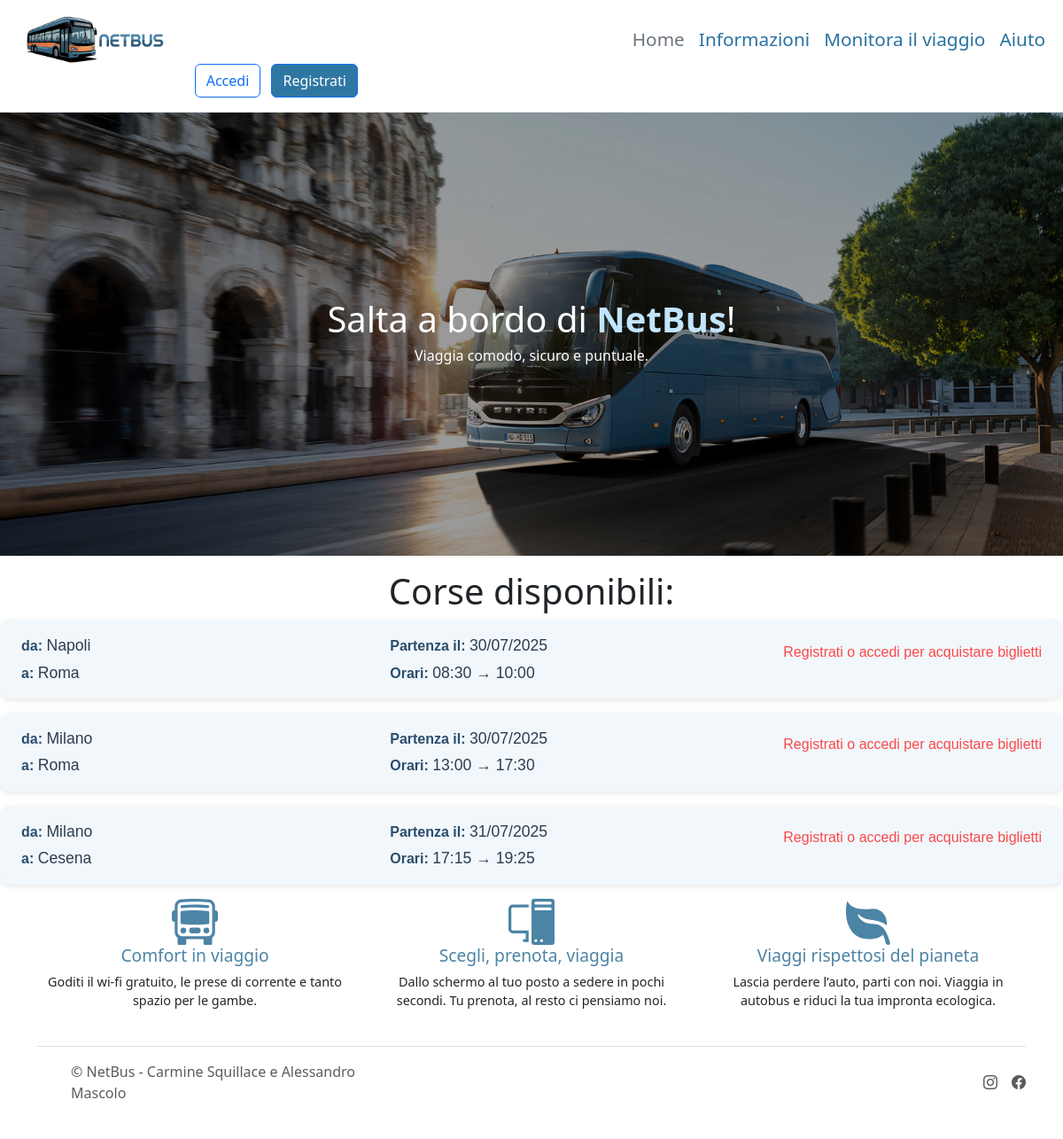
The page / on the database its author committed.
### tables this page shows
CREATE TABLE `corse` (
  `ID` int(11) NOT NULL,
  `Costo` decimal(10,2) NOT NULL,
  `Data` date NOT NULL,
  `OrarioPartenza` time NOT NULL,
  `OrarioArrivo` time NOT NULL,
  `Autobus` int(11) NOT NULL,
  `Tratta` int(11) NOT NULL
);

CREATE TABLE `citta` (
  `ID` int(11) NOT NULL,
  `Nome` varchar(30) NOT NULL
);

### htdocs/control/GestioneVenditeBigliettiNetbus.php (called while the page is built, shortened)
<?php
require_once __DIR__ . '/../database/CorsaDAO.php';
require_once __DIR__ . '/../database/TrattaDAO.php';
require_once __DIR__ . '/../database/CittaDAO.php';
require_once __DIR__ . '/../entity/EntityCorsa.php';
require_once __DIR__ . '/../entity/EntityCitta.php';
class GestioneVenditeBigliettiNetbus
{
    private static ?GestioneVenditeBigliettiNetbus $instance = null;
    public static function getInstance(): GestioneVenditeBigliettiNetbus
    {
        if (self::$instance === null) {
            self::$instance = new GestioneVenditeBigliettiNetbus();
        }
        return self::$instance;
    }
    public static function getLoggedCliente(): ?EntityCliente
    {
        if (empty($_SESSION['cliente']))
            return null;
        return ClienteDAO::readByUsername($_SESSION['cliente']);
    }
    public static function listCorse(): array
    {
        return CorsaDAO::findUpcoming();
    }
    public static function getCities(int $id): array
    {
        $tratta = TrattaDAO::read($id);
        $list[] = CittaDAO::read($tratta->getIdPartenza());
        $list[] = CittaDAO::read($tratta->getIdDestinazione());
        return $list;
    }
}

### htdocs/database/CorsaDAO.php (called while the page is built, shortened)
<?php
require_once __DIR__ . '/../entity/EntityCorsa.php';
class CorsaDAO {
    public static function findUpcoming(): array {
        try{
            $db = DBManager::getInstance()->getConnection();
            $stmt = $db->query(
                'SELECT * FROM corse WHERE Data >= CURDATE()'
            );
            $list = [];
            while ($row = $stmt->fetch()) {
                $list[] = new EntityCorsa(
                    (int)$row['ID'],
                    (int)$row['Tratta'],
                    new DateTime($row['Data']),
                    new DateTime($row['OrarioPartenza']),
                    new DateTime($row['OrarioArrivo']),
                    (float)$row['Costo'],
                    (int)$row['Autobus']
                );
            }
            return $list;
        }catch(Exception $e){
            throw new Exception('Errore durante la lettura delle corse.');
        }
    }
}
?>

### htdocs/entity/EntityCorsa.php (called while the page is built, shortened)
<?php
class EntityCorsa {
    private int $idTratta;
    private DateTime $data;
    private DateTime $orarioPartenza;
    private DateTime $orarioArrivo;
    public function __construct(int $idCorsa, int $idTratta, DateTime $data, DateTime $orarioPartenza, DateTime $orarioArrivo, float $costo, int $idAutobus) {
        $this->idTratta = $idTratta;
        $this->data = $data;
        $this->orarioPartenza = $orarioPartenza;
        $this->orarioArrivo = $orarioArrivo;
    }
    public function getIdTratta(): int {
        return $this->idTratta;
    }
    public function getData(): DateTime {
        return $this->data;
    }
    public function getOrarioPartenza(): DateTime {
        return $this->orarioPartenza;
    }
    public function getOrarioArrivo(): DateTime {
        return $this->orarioArrivo;
    }
}
?>

### htdocs/database/TrattaDAO.php (called while the page is built, shortened)
<?php
class TrattaDAO {
    public static function read(int $id): ?EntityTratta {
        try{
            $db = DBManager::getInstance()->getConnection();
            $stmt = $db->prepare('SELECT * FROM tratte WHERE ID = :id');
            $stmt->execute(['id' => $id]);
            $row = $stmt->fetch();
            $tratta = new EntityTratta(
                $row['ID'],
                $row['Partenza'],
                $row['Destinazione']
            );
            return $tratta;
        }catch(Exception $e){
            throw new Exception('Errore durante la lettura della tratta.');
        }
    }
}
?>

### htdocs/database/CittaDAO.php (called while the page is built, shortened)
<?php
require_once __DIR__ . '/../entity/EntityCitta.php';
class CittaDAO {
    public static function read(int $id): ?EntityCitta {
        try{
            $db = DBManager::getInstance()->getConnection();
            $stmt = $db->prepare(
                'SELECT * FROM citta WHERE ID = :id'
            );
            $stmt->execute(['id' => $id]);
            $row = $stmt->fetch();
            $citta = new EntityCitta(
                $row['ID'],
                $row['Nome']
            );
            return $citta;
        }catch(Exception $e){
            throw new Exception('Errore durante la lettura della città.');
        }
    }
}
?>

### htdocs/entity/EntityCitta.php (called while the page is built, shortened)
<?php
class EntityCitta {
    private String $nome;
    public function __construct(int $idCitta, String $nome) {
        $this->nome = $nome;
    }
    public function getNome(): String {
        return $this->nome;
    }
}
?>

### htdocs/index.php (the view, shortened to what this page needs)
<!DOCTYPE html>
<html lang="it">
<head>
    <link rel="stylesheet" href="style/style.css" type="text/css">
    <link rel="stylesheet" href="style/bootstrap.css" type="text/css">
    <link rel="stylesheet" href="https://cdn.jsdelivr.net/npm/bootstrap-icons@1.13.1/font/bootstrap-icons.min.css">
</head>
<body>
    <?php
    include 'site/header.php';
    ?>
    <div class="hero">
        <div class="hero-content">
            <h1>Salta a bordo di <strong style="color:#c1e5fc">NetBus</strong>!</h1>
            <h6>Viaggia comodo, sicuro e puntuale.</h6>
        </div>
    </div>
    <div class="banner-corse">
        <h1>Corse disponibili:</h1>
    </div>
    <?php
    require_once __DIR__ . '../control/GestioneVenditeBigliettiNetbus.php';
    $ctrl = GestioneVenditeBigliettiNetbus::getInstance();
    foreach ($ctrl->listCorse() as $corsa) {
    ?>
        <div class="corsa">
            <div class="info-citta">
                <div class="partenza">
                    <span class="etichetta">da:</span>
                    <span class="valore"><?php echo htmlspecialchars($ctrl->getCities($corsa->getIdTratta())[0]->getNome()); ?></span>
                </div>
                <div class="destinazione">
                    <span class="etichetta">a:</span>
                    <span class="valore"><?php echo htmlspecialchars($ctrl->getCities($corsa->getIdTratta())[1]->getNome()); ?></span>
                </div>
            </div>
            <div class="info-tempo">
                <div class="data">
                    <span class="etichetta">Partenza il:</span>
                    <span class="valore"><?php echo $corsa->getData()->format('d/m/Y'); ?></span>
                </div>
                <div class="orari">
                    <span class="etichetta">Orari:</span>
                    <span class="valore"> <?php echo $corsa->getOrarioPartenza()->format('H:i'); ?> → <?php echo $corsa->getOrarioArrivo()->format('H:i'); ?></span>
                </div>
            </div>
            <div class="info-button">
                <?php
                if (!$ctrl->getLoggedCliente()) {
                ?>
                    <p style="color: red;opacity: 0.7;">Registrati o accedi per acquistare biglietti</p>
                <?php
                }
                ?>
            </div>
        </div>
    <?php
    }
    ?>
    <div class="container">
        <div class="row">
            <div class="feature col">
                <h4 class="feature-title">Comfort in viaggio</h2>
                    <p class="feature-descr">Goditi il wi-fi gratuito, le prese di corrente e tanto spazio per le gambe.</p>
            </div>
            <div class="feature col">
                <h4 class="feature-title">Scegli, prenota, viaggia</h2>
                    <p class="feature-descr">Dallo schermo al tuo posto a sedere in pochi secondi. Tu prenota, al resto ci pensiamo
                        noi.</p>
            </div>
            <div class="feature col">
                <h4 class="feature-title">Viaggi rispettosi del pianeta</h2>
                    <p class="feature-descr">Lascia perdere l’auto, parti con noi. Viaggia in autobus e riduci la tua impronta
                        ecologica.</p>
            </div>
        </div>
    </div>
</body>
</html>

### htdocs/site/header.php
<header class="container-fluid d-flex flex-wrap align-items-center justify-content-center justify-content-md-between py-3 border-bottom">
    <div class="col-4">
        <a href="http://localhost/"><img src="img/logo.png" alt="Logo NetBus" class="menu-logo"></a>
    </div>
    <div class="col-4 col-md-auto mb-2 justify-content-center mb-md-0">
        <ul class="nav">
            <li><a href="http://localhost/" class="nav-link px-2 link-secondary">Home</a></li>
            <li><a href="" class="nav-link px-2">Informazioni</a></li>
            <li><a href="" class="nav-link px-2">Monitora il viaggio</a></li>
            <li><a href="" class="nav-link px-2">Aiuto</a></li>
        </ul>
    </div>
    <div class="col-4 text-end">
        <?php
            require_once __DIR__ . '../../control/GestioneVenditeBigliettiNetbus.php';
            $ctrl = GestioneVenditeBigliettiNetbus::getInstance();
            if(!$ctrl->getLoggedCliente()){
                ?>
                    <a href="/login.php"><button type="button" class="btn btn-outline-primary me-2">Accedi</button></a>
                    <a href="/register.php"><button type="button" class="btn btn-primary">Registrati</button></a>
                <?php
            }else{
                ?>
                    <a href="/biglietti.php"><p style="display:inline; margin-right:1rem">I miei biglietti</p></a>
                    <a href="/logout.php"><button type="button" class="btn btn-primary">Esci</button></a>
                <?php
            }
        ?>
    </div>
</header>

### htdocs/style/style.css (style rules this page uses)
:root { --clr-primary: #4c84a6; --clr-primary-dark: #2772a0; --clr-primary-darker: #154c84; --clr-secondary: #2f77a3; --clr-text-dark: #2C3E50; --clr-text-light: #ffffff; --clr-bg-light: #f2f7fb; --clr-shadow: rgba(0, 0, 0, 0.1); --radius-md: 12px; --radius-lg: 16px; }
.menu-logo { width: 12rem; }
header .nav-link { font-size: 1.3rem; color: var(--clr-primary-dark); transition: color 0.15s ease; }
header .btn-primary { background-color: var(--clr-primary); color: var(--clr-text-light); }
header .btn-primary { background-color: #2f77a3; }
.feature { text-align: center; }
.feature-title { font-size: 1.2rem; color: var(--clr-primary); }
.feature-descr { font-size: 0.9rem; text-align: center; }
.hero { position: relative; display: flex; justify-content: center; align-items: center; width: 100%; height: 500px; margin-bottom: 1rem; background-image: url('../img/hero-bus-2.jpg'); background-size: cover; background-position: center; background-repeat: no-repeat; overflow: hidden; }
.hero::before { content: ""; position: absolute; inset: 0; background-color: rgba(0, 0, 0, 0.4); z-index: 0; }
.hero-content { position: relative; z-index: 1; color: white; text-align: center; }
.banner-corse { display: flex; justify-content: center; align-items: center; }
.corsa { display: flex; flex-wrap: wrap; justify-content: space-between; align-items: center; background-color: #f2f7fb; padding: 1rem 1.5rem; border-radius: 12px; box-shadow: 0 2px 6px rgba(0, 0, 0, 0.1); margin-bottom: 1rem; font-family: sans-serif; gap: 1rem; }
.info-citta, .info-tempo { display: flex; flex-direction: column; gap: 0.25rem; min-width: 150px; }
.etichetta { font-weight: 600; color: #2A4D6C; }
.valore { font-size: 1.1rem; color: #2C3E50; }

### rows shown on the page
corse: Tratta.Nome "Napoli", Tratta.Nome "Roma"
corse: Tratta.Nome "Milano", Tratta.Nome "Roma", format "30/07/2025", format "13:00", format "17:30"
corse: Tratta.Nome "Milano", Tratta.Nome "Cesena"

### other values the page prints
$corsa->getData()->format('d/m/Y') "30/07/2025"
$corsa->getOrarioPartenza()->format('H:i') "08:30"
$corsa->getOrarioArrivo()->format('H:i') "10:00"
$corsa->getData()->format('d/m/Y') "31/07/2025"
$corsa->getOrarioPartenza()->format('H:i') "17:15"
$corsa->getOrarioArrivo()->format('H:i') "19:25"
